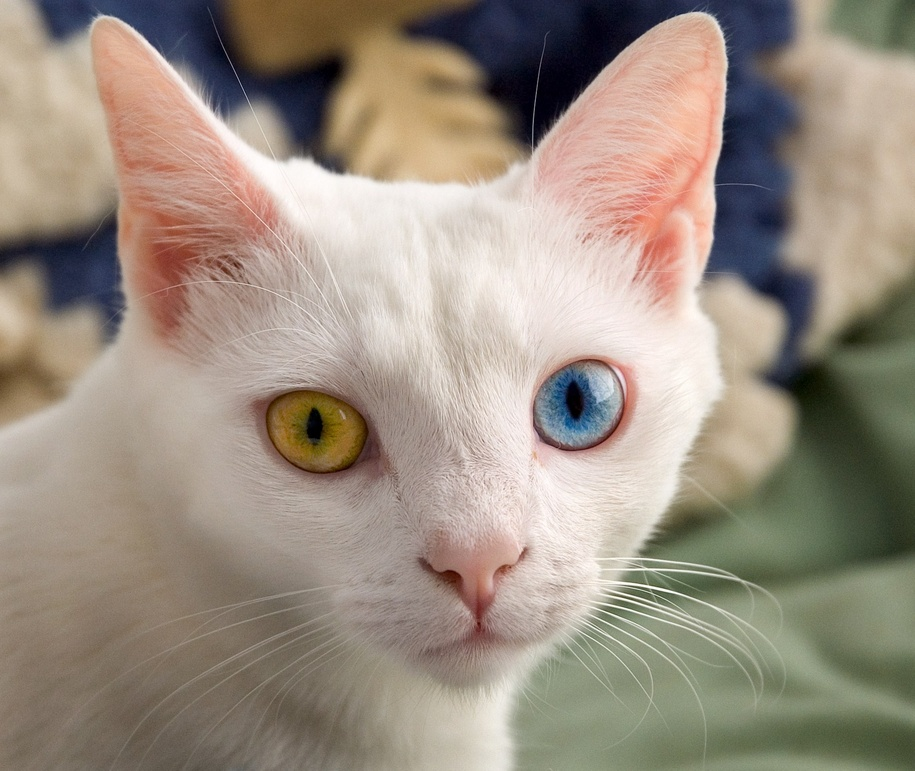
#> input picture imgproc/HF3/cat.jpg, 915 x 771 px, shrunk from 1858 x 1565 before the run
$ python dog_feladat.py
#> lines starting #> are read from the running program, lines starting #| are printed output that depends on the picture
# Difference of Gaussians

import matplotlib.pyplot as plt
import numpy as np
from scipy.ndimage import filters
from PIL import Image
from skimage import feature

sigma = 5
num_of_dogs = 9
sigma_mul = 1.5
image_file = 'cat.jpg'

im_RGB = Image.open(image_file)
#> im_RGB is the input picture: PIL image 915x771 RGB; mean R, G, B 154.8, 142.5, 129
im_gray = im_RGB.convert('L')
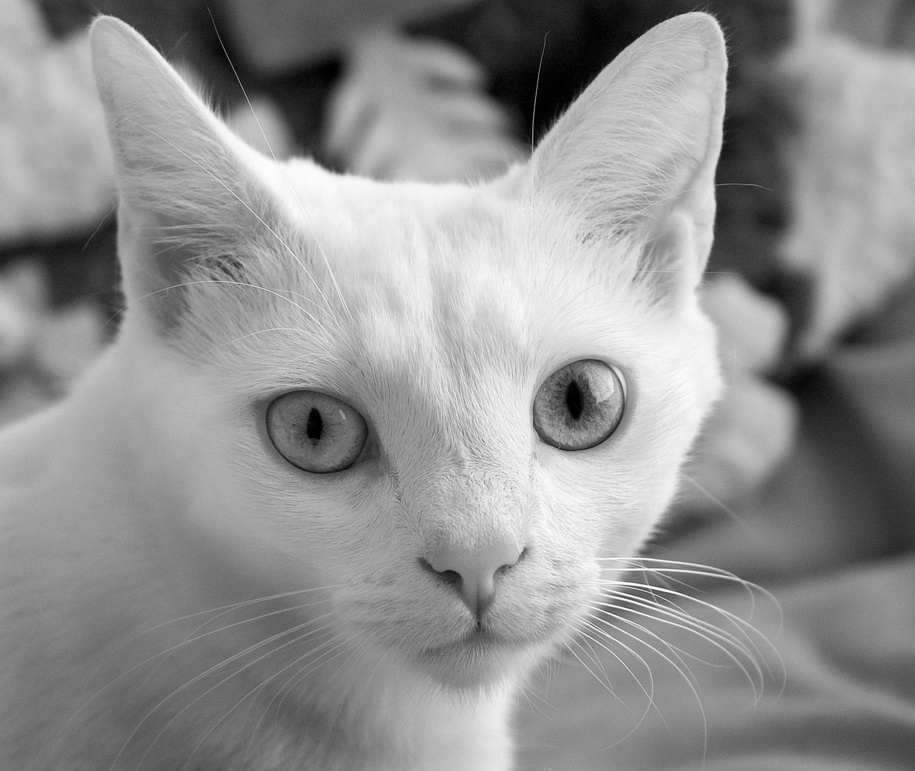
#> im_gray: PIL image 915x771 L; min 0, max 254, mean 144.7

plt.figure(figsize=(16,6))
for i in range(1, num_of_dogs+1):
    im_filt = filters.gaussian_filter(im_gray, sigma)
    dog = np.int16(im_gray) - np.int16(im_filt)

    plt.subplot(2, num_of_dogs, i)
    plt.imshow(im_filt, 'gray')

    plt.subplot(2, num_of_dogs, i+num_of_dogs)
    plt.imshow(dog, 'hot')
    peaks = feature.peak_local_max(dog, min_distance=10, threshold_rel=0.05, num_peaks=200)
    plt.scatter(peaks[:,1], peaks[:,0])

    sigma *= sigma_mul
    im_gray = im_filt
#> this loop made 9 passes
#> pass 1, `im_filt = filters.gaussian_filter(im_gray, sigma)`:
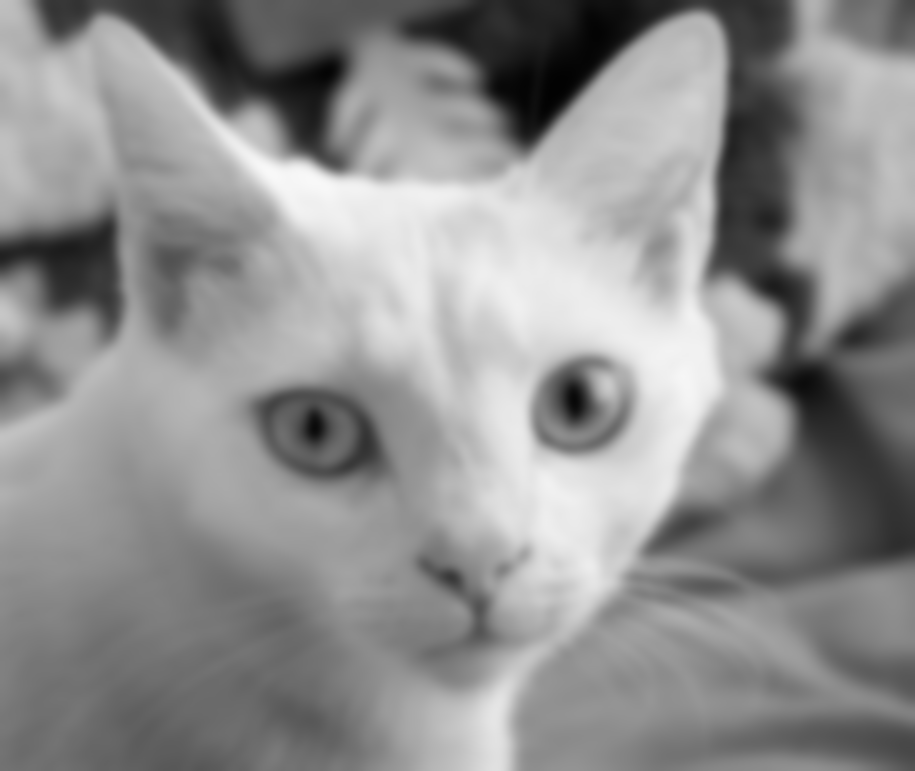
#> im_filt: shape (771, 915); min 2, max 248, mean 143.7
#> pass 1, `dog = np.int16(im_gray) - np.int16(im_filt)`:
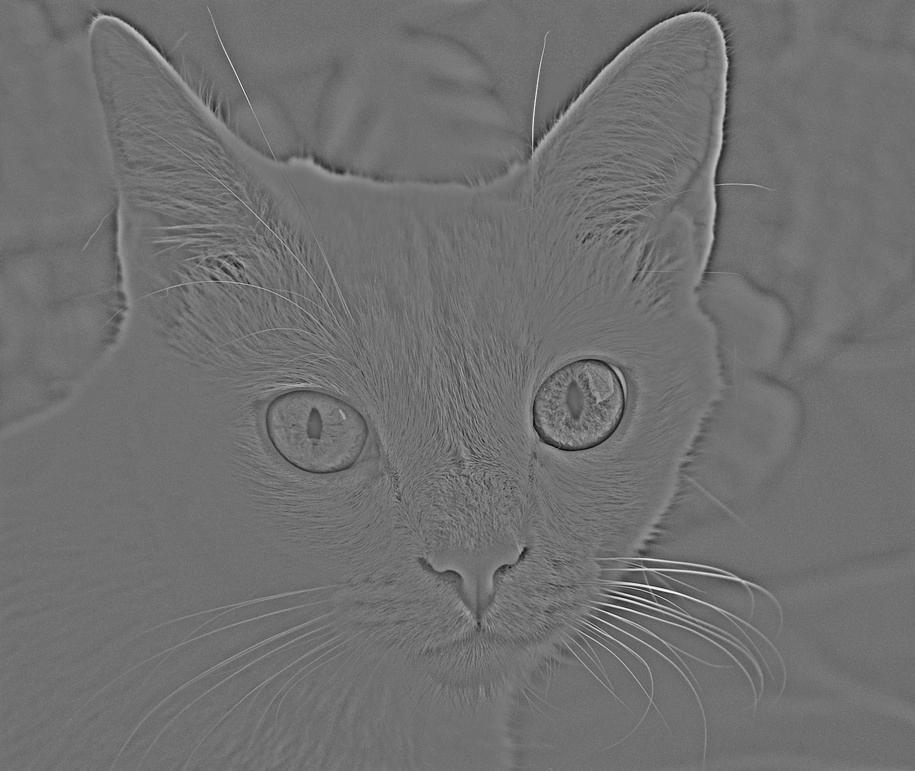
#> dog: shape (771, 915) int16; min -102, max 131, mean 1; drawn with min black and max white
#> pass 2, `dog = np.int16(im_gray) - np.int16(im_filt)`:
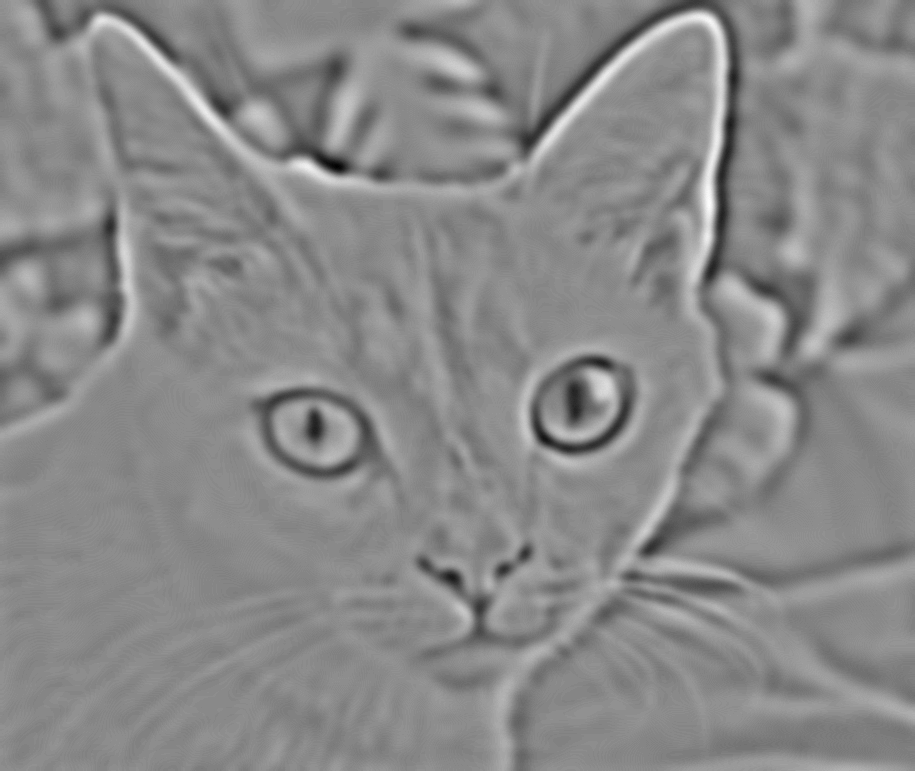
#> dog: shape (771, 915) int16; min -34, max 31, mean 1; drawn with min black and max white
#> after the loop:
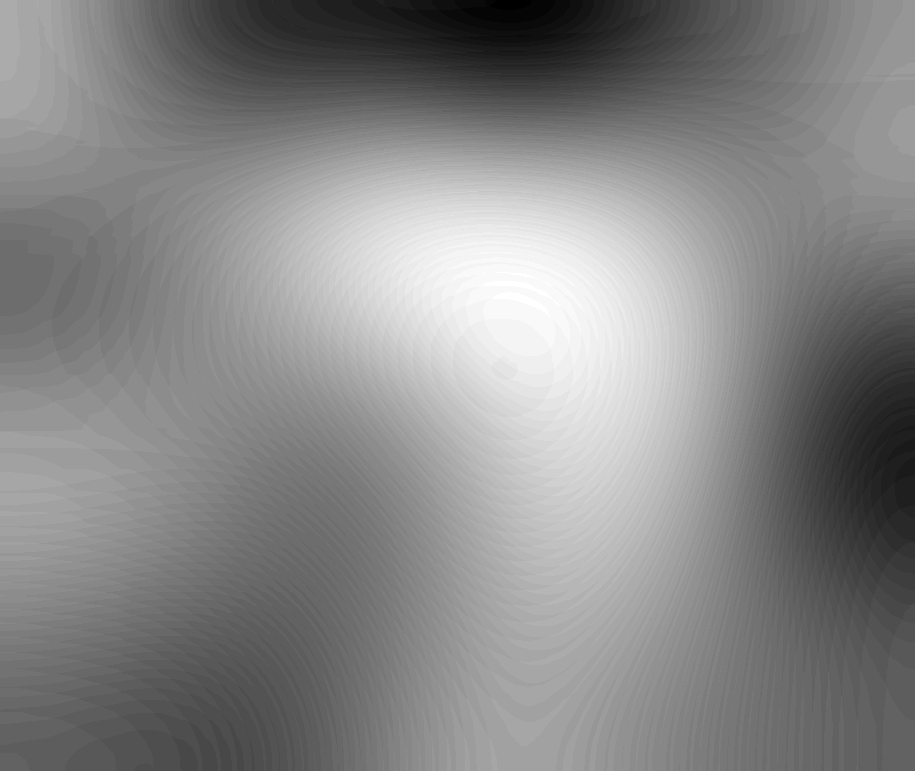
#> dog: shape (771, 915) int16; min -25, max 24, mean 1; drawn with min black and max white
#> after the loop:
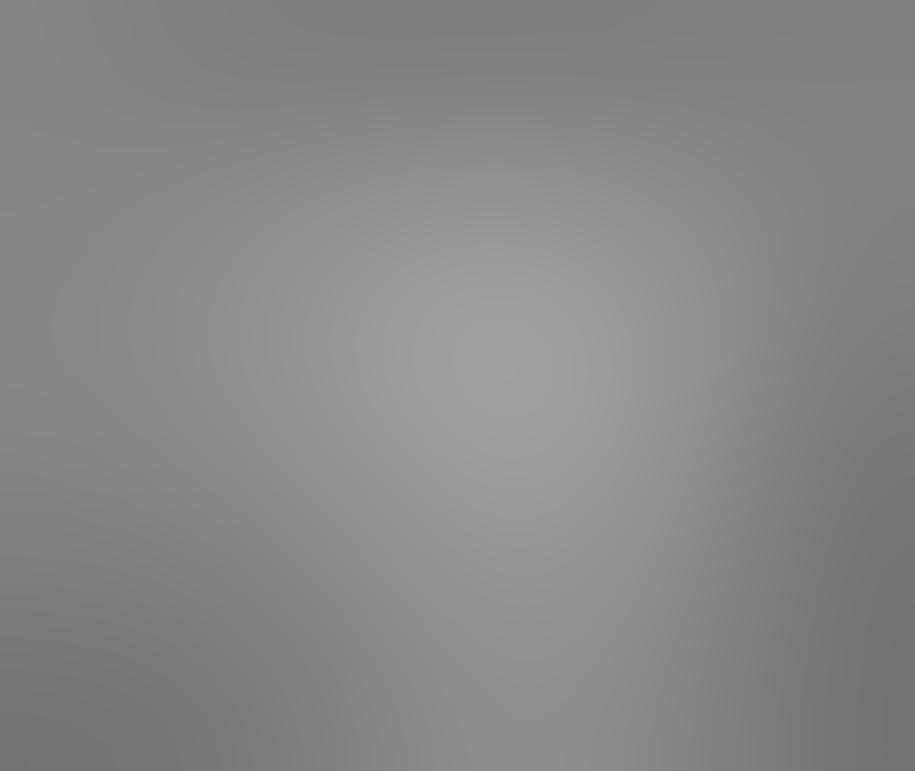
#> im_filt: shape (771, 915); min 115, max 160, mean 135.7
#> after the loop, sigma = 192.2
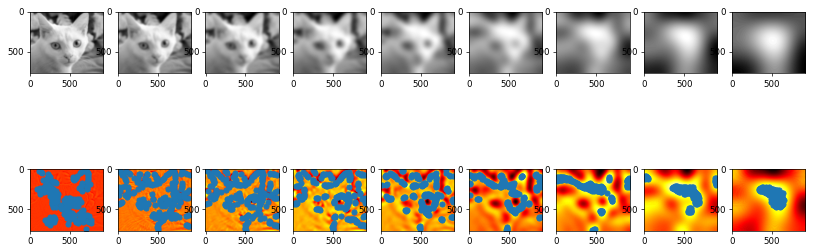
#> figure drawn by matplotlib, 18 panels
